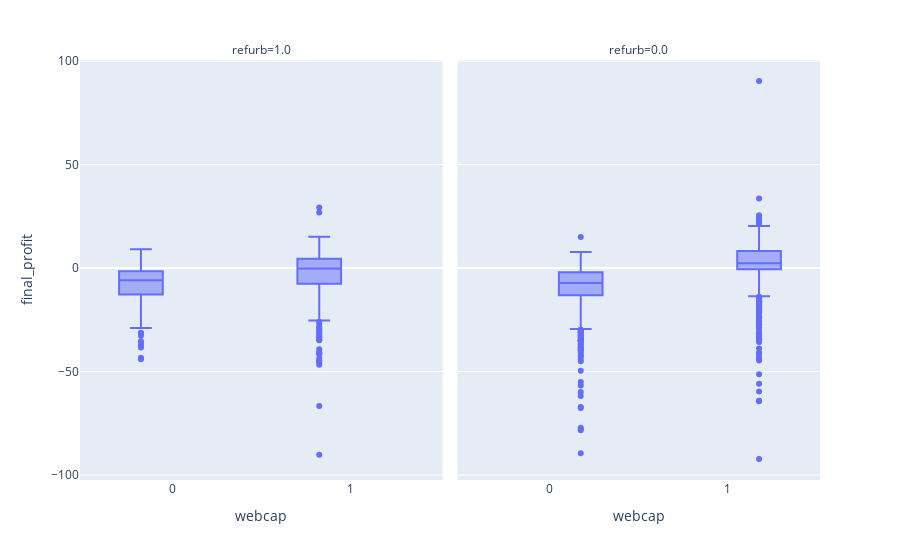

The cell this chart's notebook holds for it:
### Code cell
px.box(
    data_frame=dfc,
    x='webcap',
    y='final_profit',
    facet_col='refurb',
)

### Figure 1 — Plotly figure (JSON) as saved in the notebook; plotly's stock layout.template omitted (floating-point values rounded to 4 significant figures; data arrays with more than 128 entries replaced by an {"elided": "..."} marker saying what was removed)
{"data": [{"alignmentgroup": "True", "hovertemplate": "refurb=1.0<br>webcap=%{x}<br>final_profit=%{y}<extra></extra>", "legendgroup": "", "marker": {"color": "#636efa"}, "name": "", "notched": false, "offsetgroup": "", "orientation": "v", "showlegend": false, "type": "box", "x": {"elided": "758 int values"}, "x0": " ", "xaxis": "x", "y": {"elided": "758 float values"}, "y0": " ", "yaxis": "y"}, {"alignmentgroup": "True", "hovertemplate": "refurb=0.0<br>webcap=%{x}<br>final_profit=%{y}<extra></extra>", "legendgroup": "", "marker": {"color": "#636efa"}, "name": "", "notched": false, "offsetgroup": "", "orientation": "v", "showlegend": false, "type": "box", "x": {"elided": "2347 int values"}, "x0": " ", "xaxis": "x2", "y": {"elided": "2347 float values"}, "y0": " ", "yaxis": "y2"}], "layout": {"annotations": [{"font": {}, "showarrow": false, "text": "refurb=1.0", "x": 0.245, "xanchor": "center", "xref": "paper", "y": 1, "yanchor": "bottom", "yref": "paper"}, {"font": {}, "showarrow": false, "text": "refurb=0.0", "x": 0.755, "xanchor": "center", "xref": "paper", "y": 1, "yanchor": "bottom", "yref": "paper"}], "autosize": true, "boxmode": "group", "legend": {"tracegroupgap": 0}, "margin": {"t": 60}, "xaxis": {"anchor": "y", "autorange": true, "domain": [0, 0.49], "range": [-0.518, 1.518], "title": {"text": "webcap"}, "type": "linear"}, "xaxis2": {"anchor": "y2", "autorange": true, "domain": [0.51, 1], "matches": "x", "range": [-0.518, 1.518], "title": {"text": "webcap"}, "type": "linear"}, "yaxis": {"anchor": "x", "autorange": true, "domain": [0, 1], "range": [-102.4, 100.6], "title": {"text": "final_profit"}, "type": "linear"}, "yaxis2": {"anchor": "x2", "autorange": true, "domain": [0, 1], "matches": "y", "range": [-102.4, 100.6], "showticklabels": false, "type": "linear"}}}
